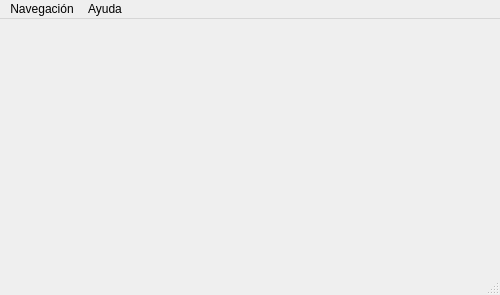
<?xml version="1.0" encoding="UTF-8"?>
<ui version="4.0">
 <class>MainWindow</class>
 <widget class="QMainWindow" name="MainWindow">
  <property name="geometry">
   <rect>
    <x>0</x>
    <y>0</y>
    <width>500</width>
    <height>295</height>
   </rect>
  </property>
  <property name="windowTitle">
   <string>SIPREC_CCII</string>
  </property>
  <property name="windowIcon">
   <iconset resource="Icons.qrc">
    <normaloff>:/4443501_healthy_hygiene_protect_shield_icon.png</normaloff>:/4443501_healthy_hygiene_protect_shield_icon.png</iconset>
  </property>
  <property name="toolButtonStyle">
   <enum>Qt::ToolButtonIconOnly</enum>
  </property>
  <property name="documentMode">
   <bool>false</bool>
  </property>
  <widget class="QWidget" name="centralwidget">
   <widget class="QStackedWidget" name="stackedWidget">
    <property name="geometry">
     <rect>
      <x>9</x>
      <y>9</y>
      <width>472</width>
      <height>235</height>
     </rect>
    </property>
    <property name="currentIndex">
     <number>-1</number>
    </property>
   </widget>
  </widget>
  <widget class="QStatusBar" name="statusbar"/>
  <widget class="QMenuBar" name="menubar">
   <property name="geometry">
    <rect>
     <x>0</x>
     <y>0</y>
     <width>500</width>
     <height>20</height>
    </rect>
   </property>
   <widget class="QMenu" name="menuFunciones">
    <property name="title">
     <string>Navegación</string>
    </property>
    <addaction name="separator"/>
    <addaction name="actionSuministros_2"/>
    <addaction name="actionHistoriales_Medicos_2"/>
    <addaction name="actionVolver"/>
    <addaction name="actionSalir"/>
   </widget>
   <widget class="QMenu" name="menuAcerca_de">
    <property name="title">
     <string>Ayuda</string>
    </property>
    <addaction name="actionAcerca_de_SIPREC_CCII"/>
    <addaction name="actionAcerca_de_QT"/>
   </widget>
   <addaction name="menuFunciones"/>
   <addaction name="menuAcerca_de"/>
  </widget>
  <action name="actionSuministros_2">
   <property name="text">
    <string>Gestion Suministros</string>
   </property>
  </action>
  <action name="actionHistoriales_Medicos_2">
   <property name="text">
    <string>Historiales Medicos</string>
   </property>
  </action>
  <action name="actionVolver">
   <property name="text">
    <string>Listado</string>
   </property>
  </action>
  <action name="actionSalir">
   <property name="text">
    <string>Salir</string>
   </property>
  </action>
  <action name="actionAcerca_de_SIPREC_CCII">
   <property name="text">
    <string>Acerca de SIPREC_CCII</string>
   </property>
  </action>
  <action name="actionAcerca_de_QT">
   <property name="text">
    <string>Acerca de QT</string>
   </property>
  </action>
 </widget>
 <resources>
  <include location="Icons.qrc"/>
 </resources>
 <connections/>
</ui>
